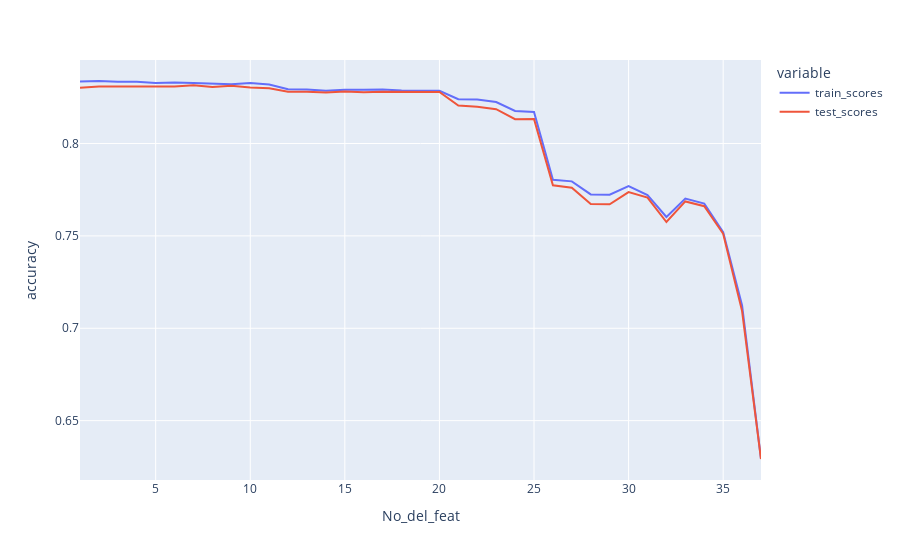

Notebook code for this chart:
### Code cell
px.line(data_frame=scores_df, x = 'No_del_feat', y=['train_scores', 'test_scores'], labels={'value': 'accuracy'})

### Figure 1 — Plotly figure (JSON) as saved in the notebook; plotly's stock layout.template omitted (floating-point values rounded to 4 significant figures)
{"data": [{"hovertemplate": "variable=train_scores<br>No_del_feat=%{x}<br>accuracy=%{y}<extra></extra>", "legendgroup": "train_scores", "line": {"color": "#636efa", "dash": "solid"}, "marker": {"symbol": "circle"}, "mode": "lines", "name": "train_scores", "orientation": "v", "showlegend": true, "type": "scatter", "x": [1, 2, 3, 4, 5, 6, 7, 8, 9, 10, 11, 12, 13, 14, 15, 16, 17, 18, 19, 20, 21, 22, 23, 24, 25, 26, 27, 28, 29, 30, 31, 32, 33, 34, 35, 36, 37], "xaxis": "x", "y": [0.8335, 0.8338, 0.8334, 0.8334, 0.8328, 0.833, 0.8328, 0.8323, 0.832, 0.8327, 0.832, 0.8294, 0.8292, 0.8286, 0.8291, 0.8291, 0.8292, 0.8287, 0.8286, 0.8286, 0.824, 0.8239, 0.8225, 0.8176, 0.817, 0.7804, 0.7795, 0.7724, 0.7723, 0.777, 0.7721, 0.7602, 0.7702, 0.7675, 0.7521, 0.7124, 0.6292], "yaxis": "y"}, {"hovertemplate": "variable=test_scores<br>No_del_feat=%{x}<br>accuracy=%{y}<extra></extra>", "legendgroup": "test_scores", "line": {"color": "#EF553B", "dash": "solid"}, "marker": {"symbol": "circle"}, "mode": "lines", "name": "test_scores", "orientation": "v", "showlegend": true, "type": "scatter", "x": [1, 2, 3, 4, 5, 6, 7, 8, 9, 10, 11, 12, 13, 14, 15, 16, 17, 18, 19, 20, 21, 22, 23, 24, 25, 26, 27, 28, 29, 30, 31, 32, 33, 34, 35, 36, 37], "xaxis": "x", "y": [0.8301, 0.8309, 0.8309, 0.8308, 0.8309, 0.8308, 0.8315, 0.8306, 0.8313, 0.8303, 0.8299, 0.828, 0.8281, 0.8276, 0.8282, 0.8278, 0.8281, 0.828, 0.8279, 0.8279, 0.8206, 0.8199, 0.8186, 0.8132, 0.8132, 0.7774, 0.776, 0.7672, 0.7671, 0.7737, 0.7707, 0.7575, 0.7686, 0.7661, 0.7511, 0.7093, 0.6292], "yaxis": "y"}], "layout": {"legend": {"title": {"text": "variable"}, "tracegroupgap": 0}, "margin": {"t": 60}, "xaxis": {"anchor": "y", "domain": [0, 1], "title": {"text": "No_del_feat"}}, "yaxis": {"anchor": "x", "domain": [0, 1], "title": {"text": "accuracy"}}}}
